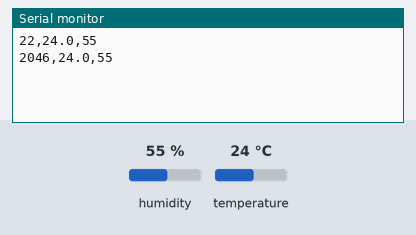
Recording of a sketch running on a simulated Arduino Uno, built with avr-gcc and run on an emulated ATmega328P. Parts: the last lines printed to the serial monitor. Inputs (shaded band) come from the test bench; at power-on: humidity 55 %, temperature 24 °C.

Above: at 2.8 s.
2.9 s: humidity set to 22 %
At 5.0 s:
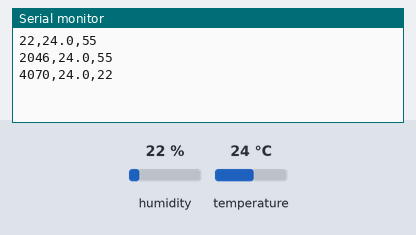
5.6 s: temperature set to 12 °C
At 7.4 s:
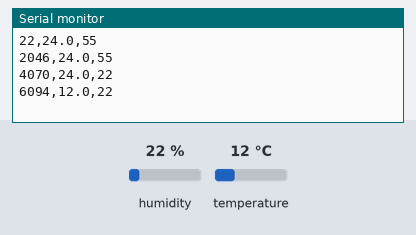
8.3 s: humidity set to 40 %
At 11.0 s:
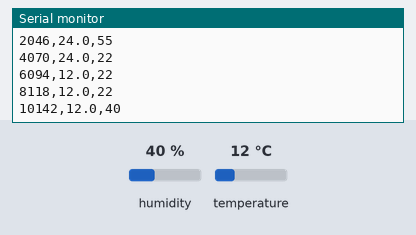
Timing chart, 0 to 12.5 s (numbered marks = the images above; inputs shaded):
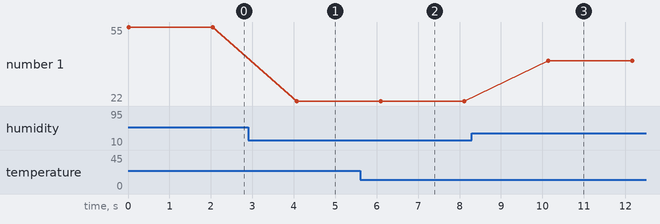

The sketch:

humid.ino
```cpp
/*
  KISPP 중3 Ⅱ. 기권과 날씨 — 기온과 상대 습도 측정기 (DHT11 온습도 센서)
  DHT11 온습도 센서   VCC(+) -> 5V,  DATA(S) -> 2,  GND(-) -> GND
  필요한 라이브러리: 아두이노 IDE [라이브러리 관리]에서 "DHT sensor library"(Adafruit) 설치
  약 2초마다 "시간(ms),온도(℃),상대 습도(%)" 형식으로 시리얼 출력 (보드레이트 9600)
*/
#include <DHT.h>
#define DHTPIN 2
#define DHTTYPE DHT11
DHT dht(DHTPIN, DHTTYPE);

void setup() {
  Serial.begin(9600);
  dht.begin();
}

void loop() {
  float h = dht.readHumidity();
  float t = dht.readTemperature();
  if (!isnan(h) && !isnan(t)) {
    Serial.print(millis()); Serial.print(",");
    Serial.print(t, 1);     Serial.print(",");
    Serial.println(h, 0);
  }
  delay(2000);  // DHT11은 2초에 한 번 정도만 읽을 수 있어요
}
```

Measured:
- after the input at 2.9 s, the serial monitor: prints a new line after 1.2 s (image 1)
- after the input at 5.6 s, the serial monitor: prints a new line after 0.50 s (image 2)
- after the input at 8.3 s, the serial monitor: prints a new line after 1.8 s (image 3)
- plotted number 1: 22 → 40 after the input at 8.3 s
